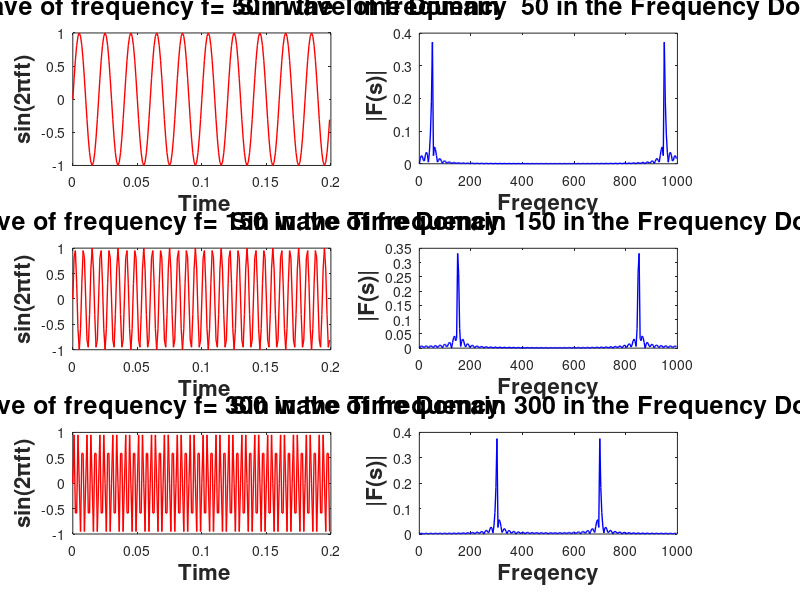

MATLAB code for this plot:
function DrawSinFourierGraph()
Fs = 1000;                    % Sampling frequency
T = 1/Fs;                     % Sampling period
L = 200;                        % Length of signal
t = (0:L-1)*T;                % Time vect
f = [50,150,300];
x1 = sin(2*pi*f(1)*t);          % First row wave
x2 = sin(2*pi*f(2)*t);         % Second row wave
x3 = sin(2*pi*f(3)*t);         % Third row wave

X = [x1; x2; x3;];

figure;

for i = 1:3
    g=subplot(3,2,i+i-1)
    plot(t(1:L),X(i,1:L),'r','LineWidth',1)
    ylabel('sin(2\pift)','FontSize',16,'FontWeight','bold')
    xlabel('\fontname{Helvetica} Time','FontSize',16,'FontWeight','bold')
    title(['A sin wave of frequency f= ',num2str(f(i)),' in the Time Domain'],'FontSize',18,'FontWeight','bold')
    p=get(g,'position');
    p(1)=.7*p(1);
    p(4)=1.1*p(4);
    set(g,'position',p);
end


n = 2^nextpow2(L);
dim = 2;
Y = fft(X,n,dim);
P2 = abs(Y/n);
P1 = P2(:,1:n/2+1);
P1(:,2:end-1) = 2*P1(:,2:end-1);


for i=1:3
    g=subplot(3,2,i*2);
    plot(0:(Fs/n):(Fs-Fs/n),P2(i,1:n),'b','LineWidth',1)
    title(['Sin wave of frequency  ',num2str(f(i)), ' in the Frequency Domain'],'FontSize',18,'FontWeight','bold')
    ylabel(' |F(s)|','FontSize',16,'FontWeight','bold')
    xlabel('Freqency','FontSize',16,'FontWeight','bold')
    p=get(g,'position');
    p(1)=.9*p(1);
    p(4)=1.1*p(4);
    set(g,'position',p);
end
